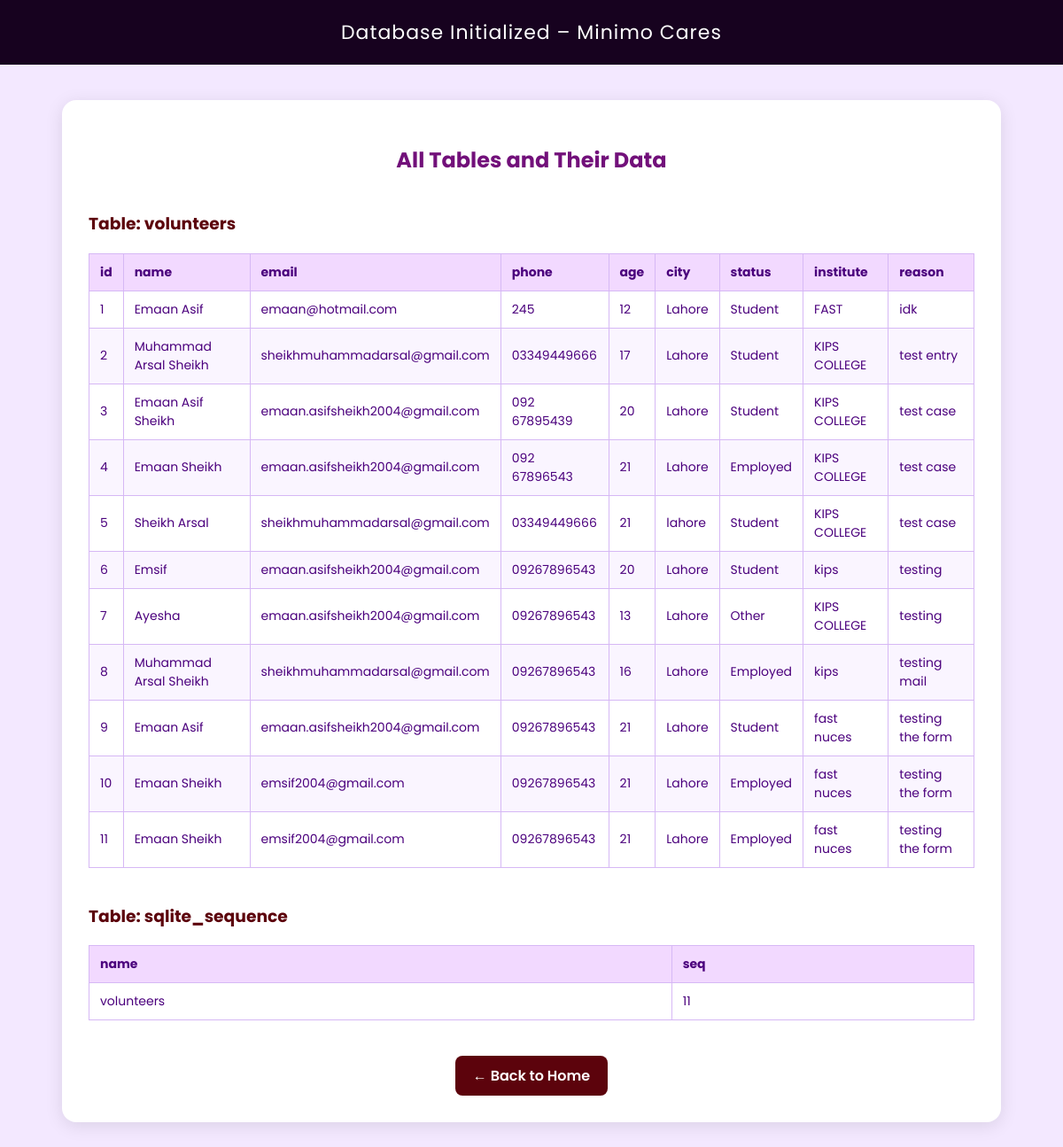
/viewdb, run on an earlier commit of the app's database.
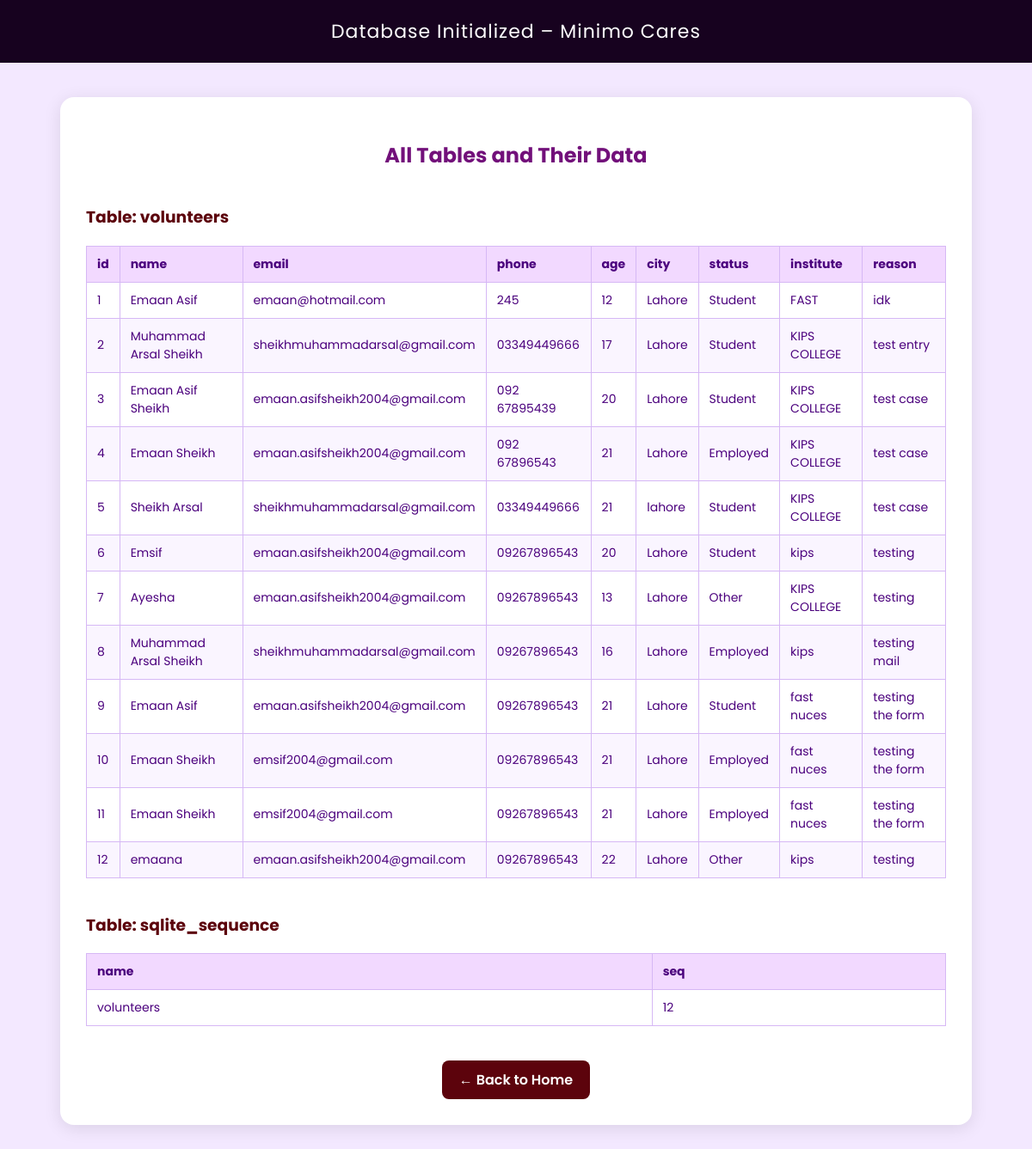
And on a later commit of the database.
### tables this page shows
CREATE TABLE volunteers (
    id INTEGER PRIMARY KEY AUTOINCREMENT,
    name TEXT NOT NULL,
    email TEXT NOT NULL,
    phone TEXT NOT NULL,
    age INTEGER,
    city TEXT,
    status TEXT,
    institute TEXT,
    reason TEXT
);

### app.py (the view)
@app.route("/viewdb")
def view_db():
    conn = get_db_connection()
    cursor = conn.cursor()
    cursor.execute("SELECT name FROM sqlite_master WHERE type='table';")
    tables = cursor.fetchall()
    table_data = {}
    for table in tables:
        table_name = table['name']
        cursor.execute(f"SELECT * FROM {table_name};")
        data = cursor.fetchall()
        table_data[table_name] = data
    conn.close()
    return render_template("initdb.html", table_data=table_data)

### app.py (called while the page is built)
def get_db_connection():
    conn = sqlite3.connect(DATABASE)
    conn.row_factory = sqlite3.Row
    return conn

### templates/initdb.html (shortened to what this page needs)
<!DOCTYPE html>
<html lang="en">
<head>
</head>
<body>
  <header>Database Initialized – Minimo Cares</header>
  <div class="container">
    <h2>All Tables and Their Data</h2>
    {% if table_data %}
      {% for table_name, data in table_data.items() %}
        <h3>Table: {{ table_name }}</h3>
        {% if data %}
          <table>
            <thead>
              <tr>
                {% for column in data[0].keys() %}
                  <th>{{ column }}</th>
                {% endfor %}
              </tr>
            </thead>
            <tbody>
              {% for row in data %}
                <tr>
                  {% for value in row %}
                    <td>{{ value }}</td>
                  {% endfor %}
                </tr>
              {% endfor %}
            </tbody>
          </table>
        {% else %}
          <p class="empty-msg">No records found in this table yet.</p>
        {% endif %}
      {% endfor %}
    {% else %}
      <p class="empty-msg">No tables found in the database.</p>
    {% endif %}
    <div style="text-align:center;">
      <a href="/home" class="back-link">← Back to Home</a>
    </div>
  </div>
</body>
</html>

### templates/initdb.html (style rules this page uses)
body { font-family: 'Poppins', sans-serif; background-color: #F3E8FF; color: #4B007D; margin: 0; padding: 0; }
header { background-color: #17021f; color: white; text-align: center; padding: 20px 0; font-size: 22px; letter-spacing: 1px; }
.container { width: 90%; max-width: 1000px; margin: 40px auto; background-color: #fff; padding: 30px; border-radius: 16px; box-shadow: 0 4px 20px rgba(0,0,0,0.1); }
h2 { color: #72107a; text-align: center; margin-bottom: 20px; }
h3 { color: #5c030c; margin-top: 40px; }
table { width: 100%; border-collapse: collapse; margin-top: 10px; margin-bottom: 30px; }
th, td { border: 1px solid #d6b8f5; padding: 10px 12px; text-align: left; font-size: 14px; }
th { background-color: #f2d9ff; color: #4B007D; }
tr:nth-child(even) { background-color: #faf5ff; }
a.back-link { display: inline-block; text-decoration: none; background-color: #5c030c; color: white; padding: 10px 20px; border-radius: 8px; font-weight: 600; transition: 0.3s; margin-top: 10px; }

What changed in the data, as far as the page shows it:
added volunteers: row "12" "22", name "emaana", email "emaan.asifsheikh2004@gmail.com", phone "09267896543", city "Lahore", status "Other", institute "kips", reason "testing"
Also different on the page:
list line gone: "11"
new list line: "12"
